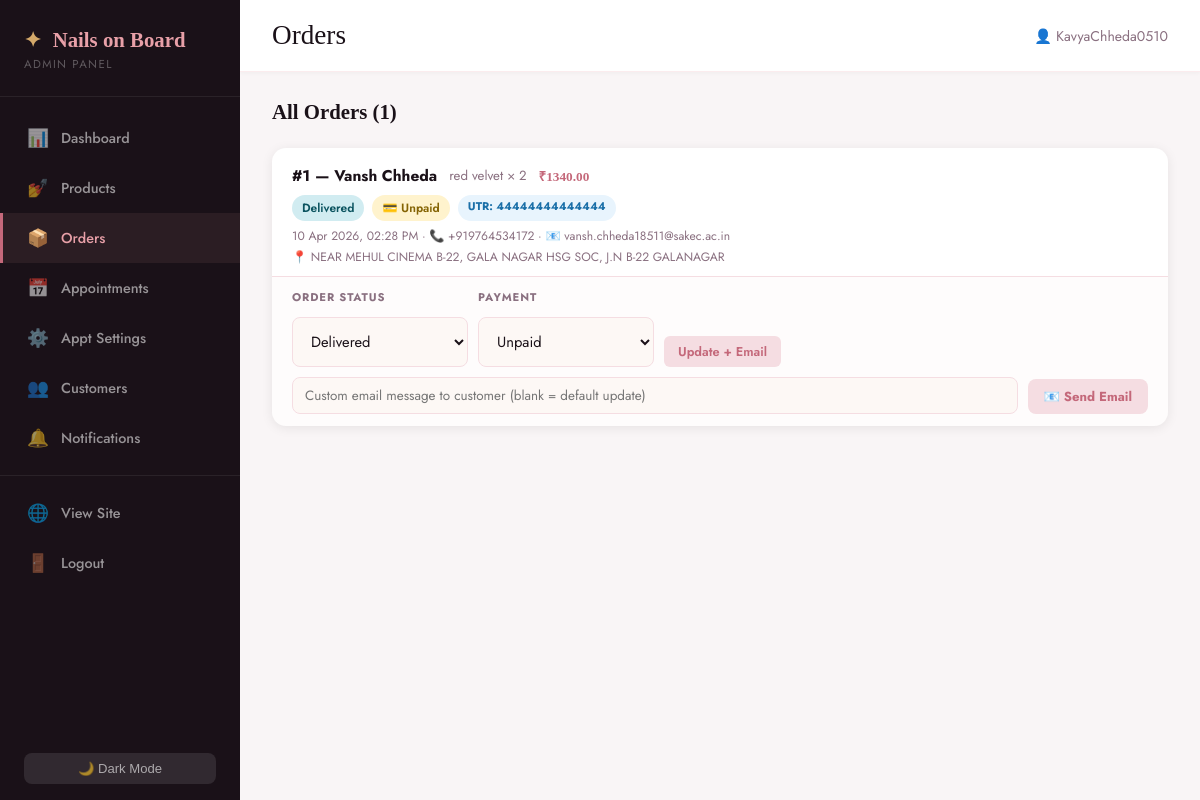
/admin/orders (signed in), run on the app's committed database.
### app.py (models this page shows)
class Order(db.Model):
    id               = db.Column(db.Integer, primary_key=True)
    customer_name    = db.Column(db.String(120), nullable=False)
    customer_email   = db.Column(db.String(120), nullable=False)
    customer_phone   = db.Column(db.String(20), nullable=False)
    customer_address = db.Column(db.Text, nullable=False)
    product_id       = db.Column(db.Integer, db.ForeignKey('nail_product.id'), nullable=False)
    quantity         = db.Column(db.Integer, default=1)
    total_price      = db.Column(db.Float, nullable=False)
    status           = db.Column(db.String(20), default='pending_payment')
    payment_status   = db.Column(db.String(20), default='unpaid')
    payment_ref      = db.Column(db.String(100), nullable=True)
    created_at       = db.Column(db.DateTime, default=datetime.utcnow)
    product          = db.relationship('NailProduct', backref='orders')

class NailProduct(db.Model):
    id             = db.Column(db.Integer, primary_key=True)
    name           = db.Column(db.String(120), nullable=False)
    description    = db.Column(db.Text, nullable=False)
    price          = db.Column(db.Float, nullable=False)
    category       = db.Column(db.String(80), nullable=False)
    image_filename = db.Column(db.String(200), nullable=True)
    in_stock       = db.Column(db.Boolean, default=True)
    created_at     = db.Column(db.DateTime, default=datetime.utcnow)

### app.py (the view)
@app.route('/admin/orders')
@admin_required
def admin_orders():
    return render_template('admin/orders.html',
        orders=Order.query.order_by(Order.created_at.desc()).all())

### app.py (called while the page is built)
def admin_required(f):
    from functools import wraps
    @wraps(f)
    def d(*a, **kw):
        if not session.get('admin_logged_in'):
            flash('Please log in as admin.', 'error')
            return redirect(url_for('admin_login'))
        return f(*a, **kw)
    return d

### templates/admin/orders.html (shortened to what this page needs)
{% extends "admin/base_admin.html" %}
{% block page_title %}Orders{% endblock %}
{% block content %}
<div class="panel-header mb-4"><h2>All Orders ({{ orders|length }})</h2></div>
{% if orders %}
<div class="orders-list">
  {% for o in orders %}
  <div class="order-block">
    <div class="order-block-header">
      <div class="ob-info">
        <strong>#{{ o.id }} — {{ o.customer_name }}</strong>
        <span>{{ o.product.name }} × {{ o.quantity }}</span>
        <span class="price-tag">₹{{ "%.2f"|format(o.total_price) }}</span>
      </div>
      <div class="ob-badges">
        <span class="status-badge status-{{ o.status.replace('_','-') }}">{{ o.status.replace('_',' ')|title }}</span>
        <span class="status-badge {% if o.payment_status=='paid' %}status-confirmed{% elif o.payment_status=='verification_pending' %}status-processing{% else %}status-pending{% endif %}">
          💳 {{ o.payment_status.replace('_',' ')|title }}
        </span>
        {% if o.payment_ref %}<span class="utr-chip">UTR: {{ o.payment_ref }}</span>{% endif %}
      </div>
      <small class="ob-date">{{ o.created_at.strftime('%d %b %Y, %I:%M %p') }} · 📞 {{ o.customer_phone }} · 📧 {{ o.customer_email }}</small>
      <small class="ob-date">📍 {{ o.customer_address }}</small>
    </div>
    <div class="order-block-body">
      <form method="POST" action="{{ url_for('admin_update_order', oid=o.id) }}" class="ob-form">
        <div class="ob-form-row">
          <div class="form-group"><label>Order Status</label>
            <select name="status" class="mini-select">
              {% for s in ['pending_payment','verification_pending','confirmed','processing','shipped','delivered','cancelled'] %}
              <option value="{{ s }}" {% if o.status==s %}selected{% endif %}>{{ s.replace('_',' ')|title }}</option>
              {% endfor %}
            </select>
          </div>
          <div class="form-group"><label>Payment</label>
            <select name="payment_status" class="mini-select">
              {% for ps in ['unpaid','verification_pending','paid'] %}
              <option value="{{ ps }}" {% if o.payment_status==ps %}selected{% endif %}>{{ ps.replace('_',' ')|title }}</option>
              {% endfor %}
            </select>
          </div>
          <button type="submit" class="btn-edit">Update + Email</button>
        </div>
      </form>
      <form method="POST" action="{{ url_for('admin_email_order', oid=o.id) }}" class="ob-sms-form">
        <div class="ob-form-row">
          <input type="text" name="custom_msg" placeholder="Custom email message to customer (blank = default update)" class="sms-input" />
          <button type="submit" class="btn-sms">📧 Send Email</button>
        </div>
      </form>
    </div>
  </div>
  {% endfor %}
</div>
{% else %}<div class="empty-state-admin"><p>No orders yet.</p></div>{% endif %}
{% endblock %}

### static/css/admin.css (style rules this page uses)
:root { --rose: #e8a0a8; --deep-rose: #c4687a; --blush: #f5dde2; --cream: #fdf8f5; --dark: #1a1118; --mid: #4a3040; --muted: #8a7080; --white: #ffffff; --gold: #d4a96a; --sidebar-w: 240px; --admin-bg: #f9f5f6; --shadow: 0 2px 12px rgba(0,0,0,0.08); }
*, *::before, *::after { box-sizing: border-box; margin: 0; padding: 0; }
body { font-family: 'Jost', sans-serif; background: var(--admin-bg); color: var(--dark); }
.admin-body { display: flex; min-height: 100vh; }
.panel-header { display: flex; justify-content: space-between; align-items: center; margin-bottom: 18px; }
.panel-header h2 { font-family: 'Cormorant Garamond', serif; font-size: 1.3rem; font-weight: 600; color: var(--dark); }
.mb-4 { margin-bottom: 24px; }
.btn-edit { padding: 6px 14px; background: var(--blush); color: var(--deep-rose); border: none; border-radius: 6px; font-family: 'Jost', sans-serif; font-size: 0.8rem; font-weight: 600; cursor: pointer; text-decoration: none; transition: all 0.2s; }
.mini-select { padding: 6px 10px; border: 1.5px solid var(--blush); border-radius: 6px; font-family: 'Jost', sans-serif; font-size: 0.82rem; color: var(--mid); background: var(--cream); outline: none; cursor: pointer; }
.form-group { display: flex; flex-direction: column; }
.form-group label { font-size: 0.8rem; font-weight: 600; letter-spacing: 0.08em; text-transform: uppercase; color: var(--muted); margin-bottom: 8px; }
.form-group input, .form-group textarea, .form-group select { padding: 12px 14px; border: 1.5px solid var(--blush); border-radius: 8px; font-family: 'Jost', sans-serif; font-size: 0.92rem; color: var(--dark); background: var(--cream); outline: none; transition: border-color 0.2s; }
.status-badge { display: inline-block; padding: 4px 10px; border-radius: 20px; font-size: 0.75rem; font-weight: 600; }
.status-pending { background: #fff3cd; color: #856404; }
.status-delivered { background: #d1ecf1; color: #0c5460; }

### templates/admin/orders.html (style rules this page uses)
.orders-list { display:flex;flex-direction:column;gap:14px }
.order-block { background:var(--white);border-radius:14px;overflow:hidden;box-shadow:var(--shadow) }
.order-block-header { padding:16px 20px 10px;border-bottom:1px solid var(--blush) }
.ob-info { display:flex;align-items:center;gap:12px;flex-wrap:wrap;margin-bottom:8px }
.ob-info strong { font-size:.97rem;color:var(--dark) }
.ob-info span { font-size:.83rem;color:var(--muted) }
.price-tag { font-family:'Cormorant Garamond',serif;font-size:1.1rem;font-weight:700;color:var(--deep-rose)!important }
.ob-badges { display:flex;gap:8px;flex-wrap:wrap;margin-bottom:6px }
.utr-chip { background:#e8f4fd;color:#1a6fa8;font-size:.7rem;font-weight:700;padding:3px 10px;border-radius:20px }
.ob-date { font-size:.76rem;color:var(--muted);display:block;margin-top:3px }
.order-block-body { padding:12px 20px;background:rgba(245,221,226,.1);display:flex;flex-direction:column;gap:10px }
.ob-form-row { display:flex;align-items:flex-end;gap:10px;flex-wrap:wrap }
.ob-form-row .form-group { display:flex;flex-direction:column;gap:4px }
.ob-form-row label { font-size:.7rem;font-weight:700;letter-spacing:.08em;text-transform:uppercase;color:var(--muted) }
.sms-input { flex:1;min-width:220px;padding:8px 12px;border:1.5px solid var(--blush);border-radius:8px;font-family:'Jost',sans-serif;font-size:.84rem;color:var(--dark);background:var(--cream);outline:none }
.btn-sms { padding:8px 16px;background:var(--blush);color:var(--deep-rose);border:none;border-radius:8px;font-family:'Jost',sans-serif;font-size:.82rem;font-weight:700;cursor:pointer;white-space:nowrap;transition:all .2s }

### data on the page
Order: id "1", customer_name "Vansh Chheda", product.name "red velvet", quantity "2", total_price "1340.00", status.replace "Delivered", payment_status.replace "Unpaid", payment_ref "44444444444444", created_at "10 Apr 2026, 02:28 PM", customer_phone "+919764534172", customer_email "vansh.chheda18511@sakec.ac.in", customer_address "NEAR MEHUL CINEMA B-22, GALA NAGAR HSG SOC, J.N B-22 GALANAGAR", status "Delivered", payment_status "Unpaid"

### other printed values
{{ session.admin_username }} "KavyaChheda0510"
{{ orders|length }} "1"
